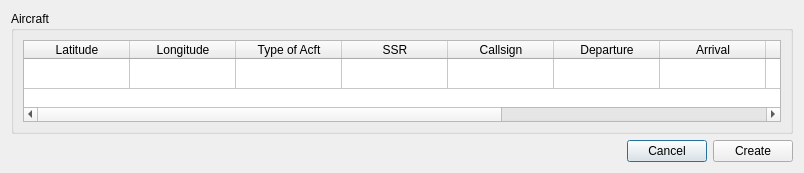
<?xml version="1.0" encoding="UTF-8"?>
<ui version="4.0">
 <class>dlg_traf_run_time</class>
 <widget class="QDialog" name="dlg_traf_run_time">
  <property name="geometry">
   <rect>
    <x>0</x>
    <y>0</y>
    <width>804</width>
    <height>173</height>
   </rect>
  </property>
  <property name="windowTitle">
   <string>Create aircraft at runtime:</string>
  </property>
  <layout class="QVBoxLayout" name="verticalLayout_2">
   <item>
    <widget class="QGroupBox" name="gbx_aircraft">
     <property name="title">
      <string>Aircraft</string>
     </property>
     <layout class="QVBoxLayout" name="verticalLayout">
      <item>
       <widget class="QTableWidget" name="qtw_traf">
        <property name="rowCount">
         <number>1</number>
        </property>
        <property name="columnCount">
         <number>11</number>
        </property>
        <attribute name="horizontalHeaderDefaultSectionSize">
         <number>106</number>
        </attribute>
        <attribute name="verticalHeaderVisible">
         <bool>false</bool>
        </attribute>
        <row/>
        <column>
         <property name="text">
          <string>Latitude</string>
         </property>
        </column>
        <column>
         <property name="text">
          <string>Longitude</string>
         </property>
        </column>
        <column>
         <property name="text">
          <string>Type of Acft</string>
         </property>
        </column>
        <column>
         <property name="text">
          <string>SSR</string>
         </property>
        </column>
        <column>
         <property name="text">
          <string>Callsign</string>
         </property>
        </column>
        <column>
         <property name="text">
          <string>Departure</string>
         </property>
        </column>
        <column>
         <property name="text">
          <string>Arrival</string>
         </property>
        </column>
        <column>
         <property name="text">
          <string>Heading</string>
         </property>
        </column>
        <column>
         <property name="text">
          <string>Speed</string>
         </property>
        </column>
        <column>
         <property name="text">
          <string>Altitude</string>
         </property>
        </column>
        <column>
         <property name="text">
          <string>Procedure</string>
         </property>
        </column>
       </widget>
      </item>
     </layout>
    </widget>
   </item>
   <item>
    <layout class="QHBoxLayout" name="horizontalLayout_2">
     <item>
      <spacer name="horizontalSpacer">
       <property name="orientation">
        <enum>Qt::Horizontal</enum>
       </property>
       <property name="sizeHint" stdset="0">
        <size>
         <width>40</width>
         <height>20</height>
        </size>
       </property>
      </spacer>
     </item>
     <item>
      <widget class="QPushButton" name="btn_cancel">
       <property name="text">
        <string>Cancel</string>
       </property>
      </widget>
     </item>
     <item>
      <widget class="QPushButton" name="btn_create">
       <property name="text">
        <string>Create</string>
       </property>
      </widget>
     </item>
    </layout>
   </item>
  </layout>
 </widget>
 <resources/>
 <connections/>
</ui>
